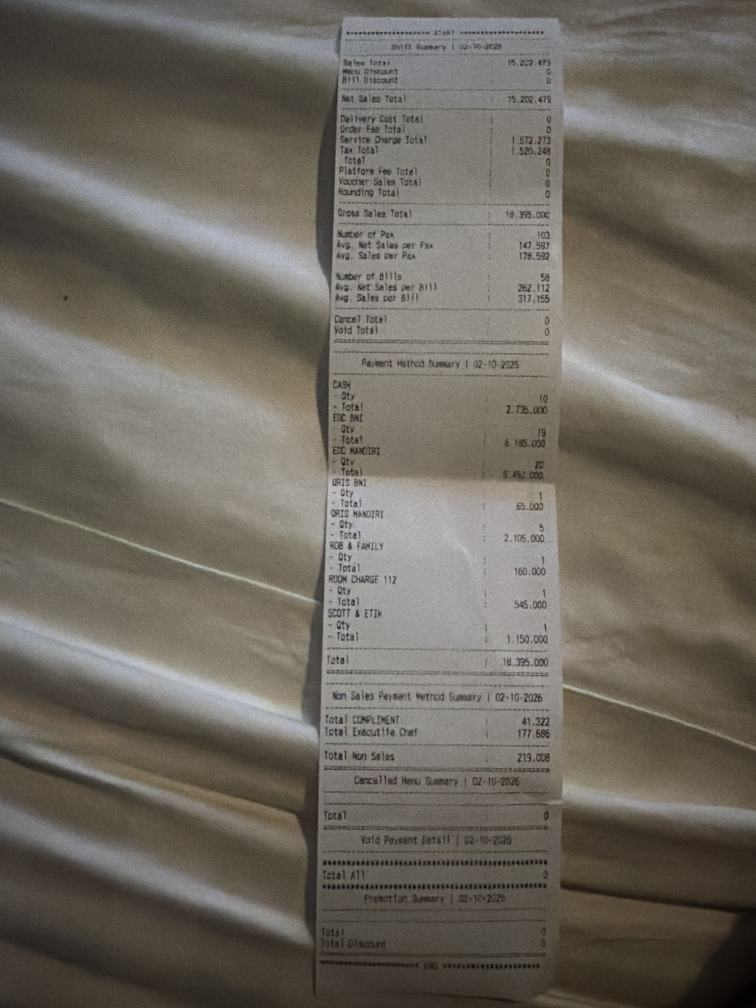
#> input picture state/bzg-daily-close/receipts/EVD-CLOSE-ESB-1E8D62FDB873.jpg, 3024 x 4032 px (shown at 1/4 size)
$ python -i nas_estate_index.py   (imports and definitions only)
#> lines starting #> are read from the running program, lines starting #| are printed output that depends on the picture
### scripts/core/__init__.py
"""Wolf Core software packages (Beta). Organisation Registry first."""

import os
import sys
from pathlib import Path


def _install_test_guard() -> None:
    testish = (os.environ.get("WOLF_TEST_MODE") or "").strip() == "1"
    argv = " ".join(sys.argv).replace("\\", "/")
    if not testish and "scripts/tests" not in argv and sys.argv:
        try:
            testish = "scripts/tests" in str(Path(sys.argv[0]).resolve())
        except OSError:
            testish = False
    if not testish:
        return
    from core.canonical_guard import install

    install()


_install_test_guard()

### scripts/nas_estate_index.py
#!/usr/bin/env python3
"""Resumable in-place NAS catalog indexer. Beta only.

Reads state/nas-estate/manifest.tsv (already discovered). Writes catalog rows,
local thumbs under state/content-thumbs, and owner counts. Resolves stale mount
names, unicode normalisation, and URL-encoded paths before marking a file
missing. Re-queues a failed row when the file resolves. Never moves, renames,
deletes, or writes inside a NAS media tree. staff_ready stays false.
full_nas_complete stays false.

Serves the 2026-09-22 NAS commissioning rule and the 2026-09-25 estate discovery.
"""
from __future__ import annotations

import errno
import json
import os
import re
import signal
import sqlite3
import stat
import subprocess
import sys
import time
import unicodedata
import urllib.parse
from concurrent.futures import ThreadPoolExecutor
from dataclasses import dataclass
from datetime import datetime
from pathlib import Path
from zoneinfo import ZoneInfo

SCRIPTS = Path(__file__).resolve().parent
sys.path.insert(0, str(SCRIPTS))

from core import content_engine_repair as repair  # noqa: E402
from core import nas_library as nas  # noqa: E402

TZ = ZoneInfo("Asia/Makassar")
BASE = Path(os.environ.get("BETA_OS_ROOT", "/Users/wolfterminal/beta-os"))
HASH_BYTES = 1_048_576

# Folder names seen on NAS that are not yet alias keys. Slug must exist in the registry.
FOLDER_RULES = {
    "amg atrium": "atrium",
    "uma blu cafe": "umablu",
    "rainforest restaurant": "rainforest",
    "selong selo": "selo",
    "tropic at selong": "tropik",
    "habitat": "habitat",
}
# Filename prefixes from the intake drop naming. The brand token is the prefix, not a guess.
INTAKE_PREFIXES = (
    ("selongselo_drop_", "selo"),
    ("umablu_drop_", "umablu"),
    ("habitat_drop_", "habitat"),
    ("tropik_drop_", "tropik"),
    ("atrium_drop_", "atrium"),
)
_BLU_ZONE_FOLDER = re.compile(r"(^| )blu zone( |$)")
STOCK_ROOTS = {"02-Stock-Assets-1", "03-Templates"}

# Live copies only. Match on a path boundary so the -3 / -1 mounts are not rewritten.
# 00-Editing-Workspace, -1, and -2 are empty stubs. 02-Stock-Assets is the empty stub.
STALE_MOUNTS: tuple[tuple[str, str], ...] = (
    ("/Volumes/00-Editing-Workspace-2", "/Volumes/00-Editing-Workspace-3"),
    ("/Volumes/00-Editing-Workspace-1", "/Volumes/00-Editing-Workspace-3"),
    ("/Volumes/00-Editing-Workspace", "/Volumes/00-Editing-Workspace-3"),
    ("/Volumes/02-Stock-Assets", "/Volumes/02-Stock-Assets-1"),
)

_TRANSIENT_ERRNO = {
    n
    for n in (
        getattr(errno, name, None)
        for name in (
            "EIO",
            "ETIMEDOUT",
            "ESTALE",
            "EAGAIN",
            "EINTR",
            "ENOTCONN",
            "EHOSTDOWN",
            "ENODEV",
            "ENETDOWN",
            "ENETUNREACH",
            "EBUSY",
            "ECONNRESET",
        )
    )
    if isinstance(n, int)
}
IMAGE_EXT = {
    ".jpg", ".jpeg", ".png", ".heic", ".heif", ".webp", ".tif", ".tiff",
    ".gif", ".bmp",
}
VIDEO_EXT = {".mp4", ".mov", ".m4v", ".webm", ".mkv", ".avi", ".m2ts", ".mts", ".3gp"}


def now_iso() -> str:
    return datetime.now(TZ).isoformat(timespec="seconds")


def norm(value: str) -> str:
    return re.sub(r"[\s_\-]+", " ", (value or "").lower()).strip()


@dataclass
class Config:
    catalog: Path
    estate: Path
    manifest: Path
    discovery: Path
    ingest_batch: int = 400
    thumb_batch: int = 24
    hash_batch: int = 80

    @property
    def checkpoint(self) -> Path:
        return self.estate / "index-checkpoint.json"

    @property
    def counts(self) -> Path:
        return self.estate / "owner-counts.json"

    @property
    def log_path(self) -> Path:
        return self.estate / "index.log"

    @property
    def pid_path(self) -> Path:
        return self.estate / "index.pid"

    @property
    def failures(self) -> Path:
        return self.estate / "failures.jsonl"

    @property
    def duplicates(self) -> Path:
        return self.estate / "duplicate-candidates.jsonl"


# [8 lines left out: function production_config, not called in this run]


def refuse_nas_write(path: Path) -> None:
    """Raise if a write would land inside a NAS media tree."""
    try:
        resolved = path.resolve()
    except OSError:
        resolved = path
    text = str(resolved)
    for root in repair.NAS_READ_ROOTS:
        root_text = str(root)
        if text == root_text or text.startswith(root_text + "/"):
            raise RuntimeError(f"refusing write under NAS: {text}")
    if text.startswith("/Volumes/"):
        raise RuntimeError(f"refusing write under /Volumes: {text}")


@dataclass(frozen=True)
class ResolvedPath:
    path: Path | None
    reason: str
    transient: bool = False


# [740 lines left out: functions _mount_remap, _path_variants, _stat_kind, _sibling_nfc, resolve_media_path, _volume_root and 20 more, not called in this run]


def write_local_thumb(src: Path, dest: Path) -> bool:
    """ffmpeg or sips into the existing thumb cache. Source is opened read-only by the tools."""
    refuse_nas_write(dest)
    ext = src.suffix.lower()
    if ext in IMAGE_EXT:
        proc = subprocess.run(
            ["sips", "-s", "format", "jpeg", "-Z", "480", str(src), "--out", str(dest)],
            capture_output=True,
            timeout=20,
            check=False,
        )
        if proc.returncode == 0 and dest.is_file() and dest.stat().st_size > 32:
            return True
        return repair.write_jpeg_thumb(src, dest)
    if ext in VIDEO_EXT:
        proc = subprocess.run(
            [
                "ffmpeg", "-y", "-ss", "0.4", "-i", str(src),
                "-frames:v", "1", "-vf", "scale=480:-1", str(dest),
            ],
            capture_output=True,
            timeout=25,
            check=False,
        )
        return proc.returncode == 0 and dest.is_file() and dest.stat().st_size > 32
    return False


# [458 lines left out: functions _thumb_workers, _render_thumb, thumb_batch, promote_searchable, hash_batch, remaining_work and 8 more, not called in this run]


# [2 lines not run here, left out]

>>> import cv2
>>> picture = cv2.imread('../state/bzg-daily-close/receipts/EVD-CLOSE-ESB-1E8D62FDB873.jpg', cv2.IMREAD_GRAYSCALE)
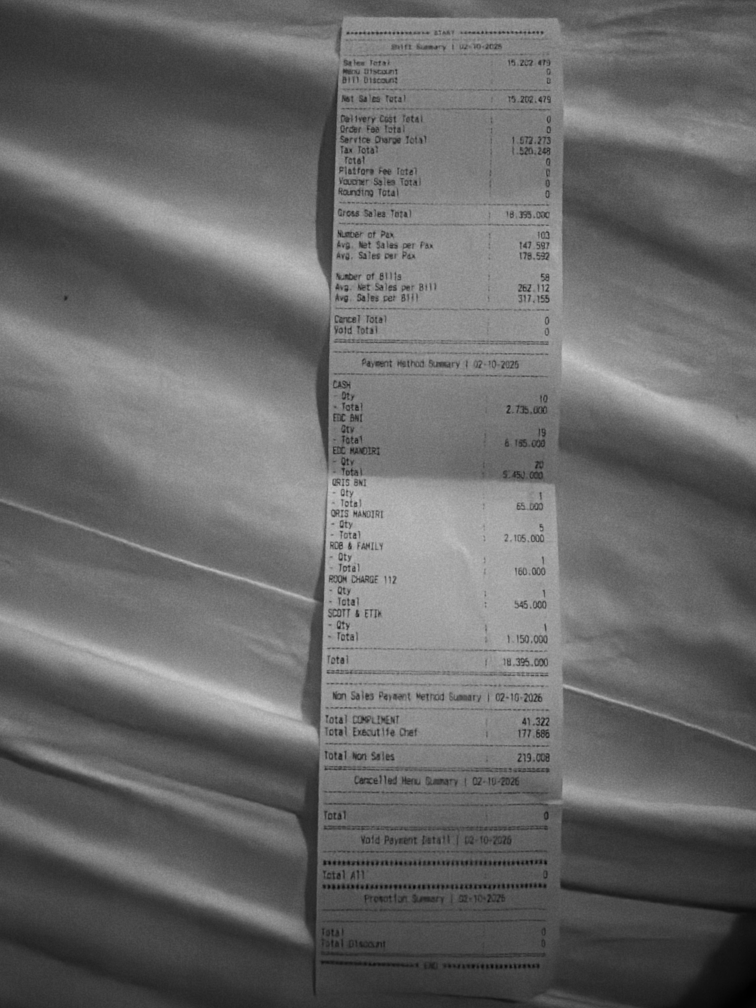
#> picture: shape (4032, 3024) (shown at 1/4 size); min 0, max 210, mean 104.8
>>> result = write_local_thumb(picture, 'out.png')
#> (the run stopped early here; a loop or call above may not have finished)
